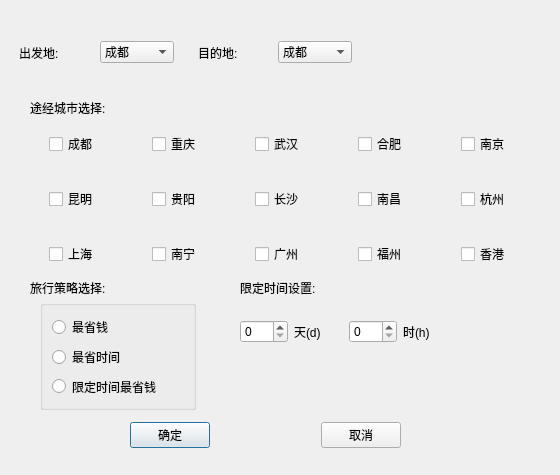
<?xml version="1.0" encoding="UTF-8"?>
<ui version="4.0">
 <class>TravelDemand</class>
 <widget class="QDialog" name="TravelDemand">
  <property name="geometry">
   <rect>
    <x>0</x>
    <y>0</y>
    <width>560</width>
    <height>475</height>
   </rect>
  </property>
  <property name="minimumSize">
   <size>
    <width>560</width>
    <height>475</height>
   </size>
  </property>
  <property name="maximumSize">
   <size>
    <width>560</width>
    <height>475</height>
   </size>
  </property>
  <property name="windowTitle">
   <string>Dialog</string>
  </property>
  <widget class="QLabel" name="label_4">
   <property name="geometry">
    <rect>
     <x>30</x>
     <y>100</y>
     <width>101</width>
     <height>16</height>
    </rect>
   </property>
   <property name="text">
    <string>途经城市选择:</string>
   </property>
  </widget>
  <widget class="QWidget" name="widget_6" native="true">
   <property name="geometry">
    <rect>
     <x>40</x>
     <y>120</y>
     <width>527</width>
     <height>159</height>
    </rect>
   </property>
   <layout class="QVBoxLayout" name="verticalLayout">
    <item>
     <widget class="QWidget" name="widget_3" native="true">
      <layout class="QHBoxLayout" name="horizontalLayout_3">
       <item>
        <widget class="QCheckBox" name="pass_A">
         <property name="text">
          <string>成都</string>
         </property>
        </widget>
       </item>
       <item>
        <widget class="QCheckBox" name="pass_B">
         <property name="text">
          <string>重庆</string>
         </property>
        </widget>
       </item>
       <item>
        <widget class="QCheckBox" name="pass_C">
         <property name="text">
          <string>武汉</string>
         </property>
        </widget>
       </item>
       <item>
        <widget class="QCheckBox" name="pass_D">
         <property name="text">
          <string>合肥</string>
         </property>
        </widget>
       </item>
       <item>
        <widget class="QCheckBox" name="pass_E">
         <property name="text">
          <string>南京</string>
         </property>
        </widget>
       </item>
      </layout>
     </widget>
    </item>
    <item>
     <widget class="QWidget" name="widget_4" native="true">
      <layout class="QHBoxLayout" name="horizontalLayout_4">
       <item>
        <widget class="QCheckBox" name="pass_F">
         <property name="text">
          <string>昆明</string>
         </property>
        </widget>
       </item>
       <item>
        <widget class="QCheckBox" name="pass_G">
         <property name="text">
          <string>贵阳</string>
         </property>
        </widget>
       </item>
       <item>
        <widget class="QCheckBox" name="pass_H">
         <property name="text">
          <string>长沙</string>
         </property>
        </widget>
       </item>
       <item>
        <widget class="QCheckBox" name="pass_I">
         <property name="text">
          <string>南昌</string>
         </property>
        </widget>
       </item>
       <item>
        <widget class="QCheckBox" name="pass_J">
         <property name="text">
          <string>杭州</string>
         </property>
        </widget>
       </item>
      </layout>
     </widget>
    </item>
    <item>
     <widget class="QWidget" name="widget_5" native="true">
      <layout class="QHBoxLayout" name="horizontalLayout_5">
       <item>
        <widget class="QCheckBox" name="pass_K">
         <property name="text">
          <string>上海</string>
         </property>
        </widget>
       </item>
       <item>
        <widget class="QCheckBox" name="pass_L">
         <property name="text">
          <string>南宁</string>
         </property>
        </widget>
       </item>
       <item>
        <widget class="QCheckBox" name="pass_M">
         <property name="text">
          <string>广州</string>
         </property>
        </widget>
       </item>
       <item>
        <widget class="QCheckBox" name="pass_N">
         <property name="text">
          <string>福州</string>
         </property>
        </widget>
       </item>
       <item>
        <widget class="QCheckBox" name="pass_P">
         <property name="text">
          <string>香港</string>
         </property>
        </widget>
       </item>
      </layout>
     </widget>
    </item>
   </layout>
  </widget>
  <widget class="QLabel" name="label_5">
   <property name="geometry">
    <rect>
     <x>30</x>
     <y>280</y>
     <width>111</width>
     <height>16</height>
    </rect>
   </property>
   <property name="text">
    <string>旅行策略选择:</string>
   </property>
  </widget>
  <widget class="QWidget" name="widget_8" native="true">
   <property name="geometry">
    <rect>
     <x>130</x>
     <y>410</y>
     <width>271</width>
     <height>50</height>
    </rect>
   </property>
   <layout class="QHBoxLayout" name="horizontalLayout_6">
    <item>
     <widget class="QPushButton" name="btn_travel_ok">
      <property name="text">
       <string>确定</string>
      </property>
     </widget>
    </item>
    <item>
     <spacer name="horizontalSpacer">
      <property name="orientation">
       <enum>Qt::Horizontal</enum>
      </property>
      <property name="sizeHint" stdset="0">
       <size>
        <width>40</width>
        <height>20</height>
       </size>
      </property>
     </spacer>
    </item>
    <item>
     <widget class="QPushButton" name="btn_travel_quit">
      <property name="text">
       <string>取消</string>
      </property>
     </widget>
    </item>
   </layout>
  </widget>
  <widget class="QWidget" name="widget_9" native="true">
   <property name="geometry">
    <rect>
     <x>10</x>
     <y>20</y>
     <width>351</width>
     <height>65</height>
    </rect>
   </property>
   <layout class="QHBoxLayout" name="horizontalLayout_7">
    <item>
     <widget class="QWidget" name="widget" native="true">
      <layout class="QHBoxLayout" name="horizontalLayout">
       <item>
        <widget class="QLabel" name="label">
         <property name="text">
          <string>出发地:</string>
         </property>
        </widget>
       </item>
       <item>
        <widget class="QComboBox" name="departure">
         <item>
          <property name="text">
           <string>成都</string>
          </property>
         </item>
         <item>
          <property name="text">
           <string>重庆</string>
          </property>
         </item>
         <item>
          <property name="text">
           <string>武汉</string>
          </property>
         </item>
         <item>
          <property name="text">
           <string>合肥</string>
          </property>
         </item>
         <item>
          <property name="text">
           <string>南京</string>
          </property>
         </item>
         <item>
          <property name="text">
           <string>昆明</string>
          </property>
         </item>
         <item>
          <property name="text">
           <string>贵阳</string>
          </property>
         </item>
         <item>
          <property name="text">
           <string>长沙</string>
          </property>
         </item>
         <item>
          <property name="text">
           <string>南昌</string>
          </property>
         </item>
         <item>
          <property name="text">
           <string>杭州</string>
          </property>
         </item>
         <item>
          <property name="text">
           <string>上海</string>
          </property>
         </item>
         <item>
          <property name="text">
           <string>南宁</string>
          </property>
         </item>
         <item>
          <property name="text">
           <string>广州</string>
          </property>
         </item>
         <item>
          <property name="text">
           <string>福州</string>
          </property>
         </item>
         <item>
          <property name="text">
           <string>香港</string>
          </property>
         </item>
        </widget>
       </item>
      </layout>
     </widget>
    </item>
    <item>
     <widget class="QWidget" name="widget_2" native="true">
      <layout class="QHBoxLayout" name="horizontalLayout_2">
       <item>
        <widget class="QLabel" name="label_2">
         <property name="text">
          <string>目的地:</string>
         </property>
        </widget>
       </item>
       <item>
        <widget class="QComboBox" name="destination">
         <item>
          <property name="text">
           <string>成都</string>
          </property>
         </item>
         <item>
          <property name="text">
           <string>重庆</string>
          </property>
         </item>
         <item>
          <property name="text">
           <string>武汉</string>
          </property>
         </item>
         <item>
          <property name="text">
           <string>合肥</string>
          </property>
         </item>
         <item>
          <property name="text">
           <string>南京</string>
          </property>
         </item>
         <item>
          <property name="text">
           <string>昆明</string>
          </property>
         </item>
         <item>
          <property name="text">
           <string>贵阳</string>
          </property>
         </item>
         <item>
          <property name="text">
           <string>长沙</string>
          </property>
         </item>
         <item>
          <property name="text">
           <string>南昌</string>
          </property>
         </item>
         <item>
          <property name="text">
           <string>杭州</string>
          </property>
         </item>
         <item>
          <property name="text">
           <string>上海</string>
          </property>
         </item>
         <item>
          <property name="text">
           <string>南宁</string>
          </property>
         </item>
         <item>
          <property name="text">
           <string>广州</string>
          </property>
         </item>
         <item>
          <property name="text">
           <string>福州</string>
          </property>
         </item>
         <item>
          <property name="text">
           <string>香港</string>
          </property>
         </item>
        </widget>
       </item>
      </layout>
     </widget>
    </item>
   </layout>
  </widget>
  <widget class="QLabel" name="label_6">
   <property name="geometry">
    <rect>
     <x>240</x>
     <y>280</y>
     <width>111</width>
     <height>16</height>
    </rect>
   </property>
   <property name="text">
    <string>限定时间设置:</string>
   </property>
  </widget>
  <widget class="QGroupBox" name="groupBox">
   <property name="geometry">
    <rect>
     <x>40</x>
     <y>300</y>
     <width>156</width>
     <height>110</height>
    </rect>
   </property>
   <property name="title">
    <string/>
   </property>
   <layout class="QVBoxLayout" name="verticalLayout_2">
    <item>
     <widget class="QRadioButton" name="strategy1">
      <property name="text">
       <string>最省钱</string>
      </property>
     </widget>
    </item>
    <item>
     <widget class="QRadioButton" name="strategy2">
      <property name="text">
       <string>最省时间</string>
      </property>
     </widget>
    </item>
    <item>
     <widget class="QRadioButton" name="strategy3">
      <property name="text">
       <string>限定时间最省钱</string>
      </property>
     </widget>
    </item>
   </layout>
  </widget>
  <widget class="QWidget" name="widget_7" native="true">
   <property name="geometry">
    <rect>
     <x>240</x>
     <y>310</y>
     <width>211</width>
     <height>43</height>
    </rect>
   </property>
   <layout class="QHBoxLayout" name="horizontalLayout_8">
    <item>
     <widget class="QSpinBox" name="strategy3_day"/>
    </item>
    <item>
     <widget class="QLabel" name="label_8">
      <property name="text">
       <string>天(d)</string>
      </property>
     </widget>
    </item>
    <item>
     <widget class="QSpinBox" name="strategy3_hour"/>
    </item>
    <item>
     <widget class="QLabel" name="label_7">
      <property name="text">
       <string>时(h)</string>
      </property>
     </widget>
    </item>
   </layout>
  </widget>
 </widget>
 <tabstops>
  <tabstop>pass_J</tabstop>
  <tabstop>pass_A</tabstop>
  <tabstop>pass_B</tabstop>
  <tabstop>pass_C</tabstop>
  <tabstop>pass_D</tabstop>
  <tabstop>pass_E</tabstop>
  <tabstop>pass_G</tabstop>
  <tabstop>pass_H</tabstop>
  <tabstop>pass_I</tabstop>
  <tabstop>departure</tabstop>
  <tabstop>pass_K</tabstop>
  <tabstop>pass_L</tabstop>
  <tabstop>pass_M</tabstop>
  <tabstop>pass_N</tabstop>
 </tabstops>
 <resources/>
 <connections/>
</ui>
